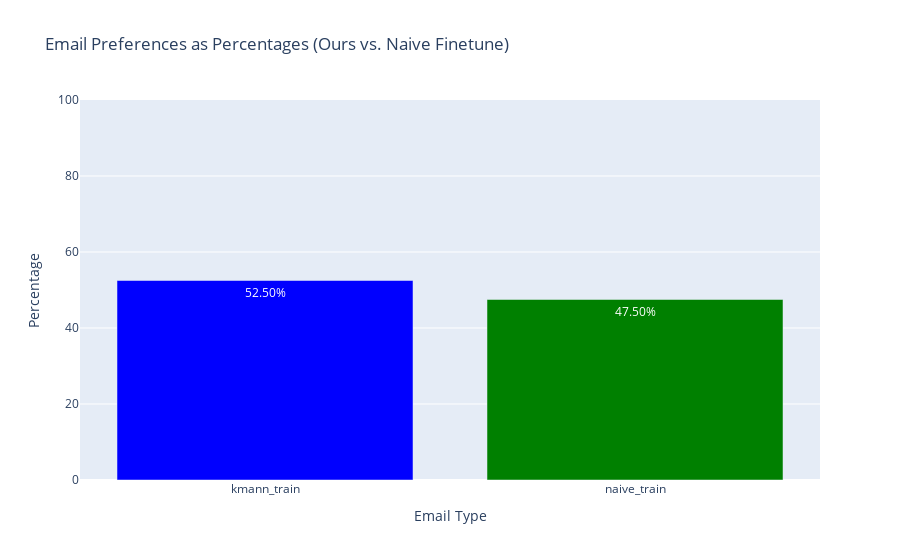

Source (notebook cell):
### Code cell
plot_email_preferences_plotly(train)

### Figure 1 — Plotly figure (JSON) as saved in the notebook; plotly's stock layout.template omitted (floating-point values rounded to 4 significant figures)
{"data": [{"marker": {"color": ["blue", "green"]}, "text": ["52.50%", "47.50%"], "textposition": "auto", "type": "bar", "x": ["kmann_train", "naive_train"], "y": [52.5, 47.5]}], "layout": {"title": {"text": "Email Preferences as Percentages (Ours vs. Naive Finetune)"}, "xaxis": {"title": {"text": "Email Type"}}, "yaxis": {"range": [0, 100], "title": {"text": "Percentage"}}}}
